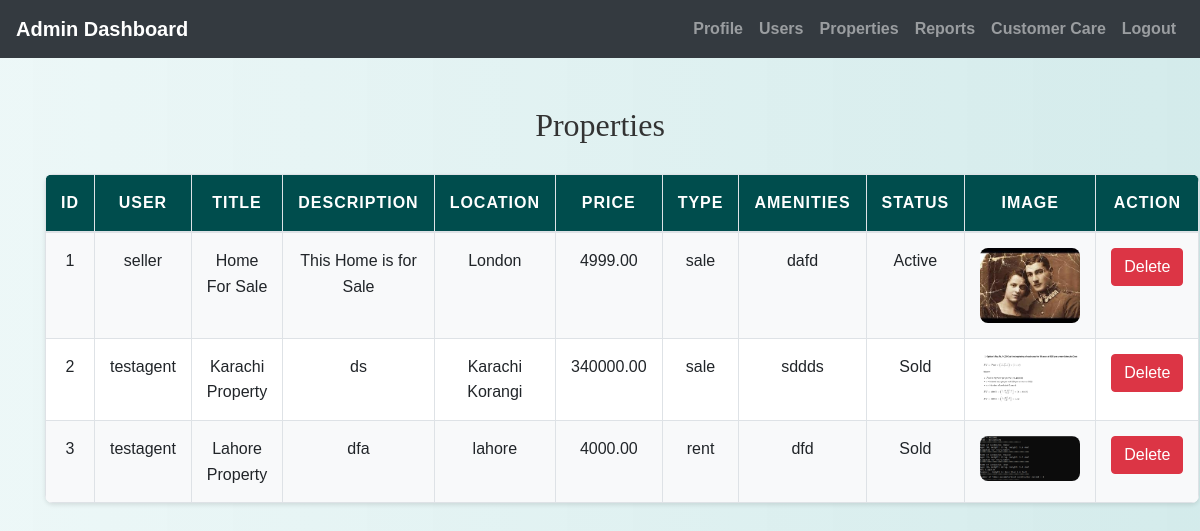
The app's page /admin/view_properties.php (signed in) with its own data.
### tables this page shows
CREATE TABLE `properties` (
  `property_id` int(11) NOT NULL,
  `user_id` int(11) DEFAULT NULL,
  `title` varchar(255) NOT NULL,
  `description` text NOT NULL,
  `location` varchar(255) NOT NULL,
  `price` decimal(10,2) NOT NULL,
  `property_type` enum('rent','sale') NOT NULL,
  `amenities` text DEFAULT NULL,
  `image` varchar(255) DEFAULT NULL,
  `bedrooms` int(11) NOT NULL,
  `latitude` decimal(10,8) NOT NULL,
  `longitude` decimal(11,8) NOT NULL,
  `status` enum('Active','Sold') DEFAULT 'Active'
);

CREATE TABLE `users` (
  `id` int(11) NOT NULL,
  `username` varchar(50) NOT NULL,
  `password` varchar(255) NOT NULL,
  `email` varchar(100) NOT NULL,
  `phone` varchar(20) NOT NULL,
  `age` int(11) DEFAULT NULL,
  `bio` text DEFAULT NULL,
  `expertise` varchar(255) DEFAULT NULL,
  `user_type` varchar(50) DEFAULT NULL,
  `status` enum('Pending','Approved') NOT NULL DEFAULT 'Pending'
);

### admin/view_properties.php (the view, shortened to what this page needs)
<?php
include('config.php');
$sql = "SELECT p.property_id, u.username, p.title,p.status, p.description, p.location, p.price, p.property_type, p.amenities, p.image
        FROM Properties p
        JOIN users u ON p.user_id = u.id";
$result = mysqli_query($conn, $sql);
$properties = [];
if (mysqli_num_rows($result) > 0) {
    while ($row = mysqli_fetch_assoc($result)) {
        $properties[] = $row;
    }
}
?>
<!DOCTYPE html>
<html>
<head>
    <link rel="stylesheet" href="https://maxcdn.bootstrapcdn.com/bootstrap/4.5.2/css/bootstrap.min.css">
    <link rel="stylesheet" href="../css/style.css">
</head>
<body>
<?php include('admin_navbar.php'); ?>
<div class="container mt-5">
    <h2>Properties</h2>
    <table class="table">
        <thead>
            <tr>
                <th>ID</th>
                <th>User</th>
                <th>Title</th>
                <th>Description</th>
                <th>Location</th>
                <th>Price</th>
                <th>Type</th>
                <th>Amenities</th>
                <th>Status</th>
                <th>Image</th>
                <th>Action</th>
            </tr>
        </thead>
        <tbody>
            <?php foreach ($properties as $property) : ?>
                <tr>
                    <td><?php echo $property['property_id']; ?></td>
                    <td><?php echo htmlspecialchars($property['username']); ?></td>
                    <td><?php echo htmlspecialchars($property['title']); ?></td>
                    <td><?php echo htmlspecialchars($property['description']); ?></td>
                    <td><?php echo htmlspecialchars($property['location']); ?></td>
                    <td><?php echo $property['price']; ?></td>
                    <td><?php echo htmlspecialchars($property['property_type']); ?></td>
                    <td><?php echo htmlspecialchars($property['amenities']); ?></td>
                    <td><?php echo htmlspecialchars($property['status']); ?></td>
                    <td><img src="../seller/<?php echo htmlspecialchars($property['image']); ?>" alt="Property Image" width="100"></td>
                    <td>
                        <form method="post" onsubmit="return confirm('Are you sure you want to delete this property?')">
                            <button type="submit" class="btn btn-danger">Delete</button>
                        </form>
                    </td>
                </tr>
            <?php endforeach; ?>
        </tbody>
    </table>
</div>
</body>
</html>

### css/style.css (style rules this page uses)
body { background: linear-gradient(90deg, rgba(233, 246, 246, 0.831), rgba(207, 233, 233, 0.9)); font-family: 'Arial', sans-serif; color: #333; line-height: 1.6; }
h1, h2, h3, h4 { text-align: center; margin-top: 30px; margin-bottom: 30px; font-family: 'Georgia', serif; }
.container { margin-bottom: 40px; }
.table { width: 100%; border-collapse: collapse; margin-top: 20px; font-size: 16px; background-color: #ffffff; border-radius: 8px; overflow: hidden; box-shadow: 0 2px 4px rgba(0, 0, 0, 0.1); }
.table th, .table td { padding: 15px; border: 1px solid #dee2e6; text-align: center; }
.table thead th { background-color: #004d4d; color: white; font-weight: bold; text-transform: uppercase; letter-spacing: 1px; }
.table tbody tr:nth-child(odd) { background-color: #f8f9fa; }
.table img { max-width: 100px; max-height: 100px; border-radius: 8px; }

### records on screen
properties: property_id "1", user.username "seller", title "Home For Sale", description "This Home is for Sale", location "London", price "4999.00", property_type "sale", amenities "dafd", status "Active", image (picture)
properties: property_id "2", user.username "testagent", title "Karachi Property", description "ds", location "Karachi Korangi", price "340000.00", property_type "sale", amenities "sddds", status "Sold", image (picture)
properties: property_id "3", user.username "testagent", title "Lahore Property", description "dfa", location "lahore", price "4000.00", property_type "rent", amenities "dfd", status "Sold", image (picture)
